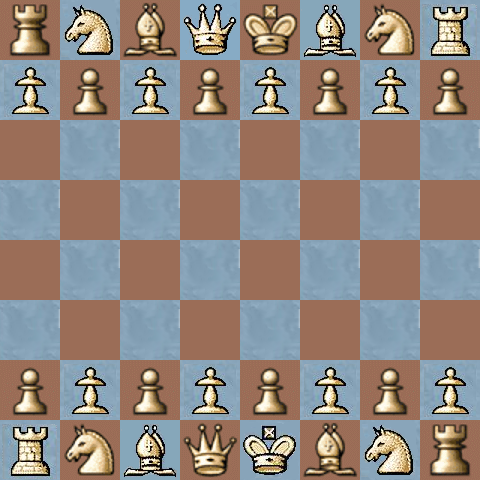

A level layout from a 2D game, rendered from its tile map. Below: a short description, then the map file with tile-grid data replaced by summaries:
An orthogonal 8x8 tile map with 60x60 px tiles, 3 tile layers (board, chess1, chess2).

<map version="1.0" orientation="orthogonal" renderorder="right-down" width="8" height="8" tilewidth="60" tileheight="60" nextobjectid="1">
 <tileset firstgid="1" name="chessimages" tilewidth="60" tileheight="60" spacing="2" margin="2">
  <image source="chessimages.png" trans="ff00ff" width="1304" height="250" />
  <tile id="64">
   <properties>
    <property name="arms" value="bishop" />
   </properties>
  </tile>
  <tile id="65">
   <properties>
    <property name="arms" value="bishop" />
   </properties>
  </tile>
  <tile id="67">
   <properties>
    <property name="arms" value="queen" />
   </properties>
  </tile>
  <tile id="68">
   <properties>
    <property name="arms" value="queen" />
   </properties>
  </tile>
  <tile id="70">
   <properties>
    <property name="arms" value="knight" />
   </properties>
  </tile>
  <tile id="71">
   <properties>
    <property name="arms" value="knight" />
   </properties>
  </tile>
  <tile id="73">
   <properties>
    <property name="arms" value="pawn" />
   </properties>
  </tile>
  <tile id="74">
   <properties>
    <property name="arms" value="pawn" />
   </properties>
  </tile>
  <tile id="76">
   <properties>
    <property name="arms" value="king" />
   </properties>
  </tile>
  <tile id="77">
   <properties>
    <property name="arms" value="king" />
   </properties>
  </tile>
  <tile id="79">
   <properties>
    <property name="arms" value="rook" />
   </properties>
  </tile>
  <tile id="80">
   <properties>
    <property name="arms" value="rook" />
   </properties>
  </tile>
 </tileset>
 <layer name="board" width="8" height="8">
  <data>[64 cells, 64 non-empty, 2 distinct tile ids]</data>
 </layer>
 <layer name="chess1" width="8" height="8">
  <data>[64 cells, 16 non-empty, 10 distinct tile ids]</data>
 </layer>
 <layer name="chess2" width="8" height="8">
  <data>[64 cells, 16 non-empty, 10 distinct tile ids]</data>
 </layer>
</map>